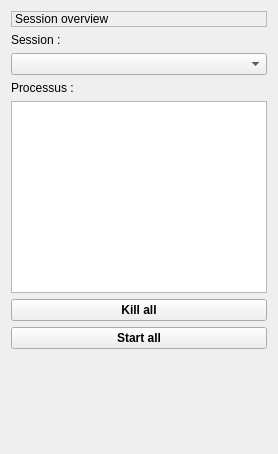
       <widget class="QWidget" name="widget">
        <layout class="QGridLayout" name="gridLayout_14">
         <item row="0" column="0">
          <widget class="QLabel" name="label_17">
           <property name="frameShape">
            <enum>QFrame::StyledPanel</enum>
           </property>
           <property name="text">
            <string>Session overview</string>
           </property>
           <property name="textFormat">
            <enum>Qt::AutoText</enum>
           </property>
           <property name="scaledContents">
            <bool>false</bool>
           </property>
           <property name="wordWrap">
            <bool>false</bool>
           </property>
          </widget>
         </item>
         <item row="1" column="0">
          <widget class="QLabel" name="label_45">
           <property name="text">
            <string>Session :</string>
           </property>
          </widget>
         </item>
         <item row="2" column="0">
          <widget class="QComboBox" name="session_overview_2">
           <property name="sizePolicy">
            <sizepolicy hsizetype="Preferred" vsizetype="Fixed">
             <horstretch>0</horstretch>
             <verstretch>0</verstretch>
            </sizepolicy>
           </property>
           <property name="toolTip">
            <string>Current session</string>
           </property>
          </widget>
         </item>
         <item row="3" column="0">
          <widget class="QLabel" name="label_46">
           <property name="text">
            <string>Processus :</string>
           </property>
          </widget>
         </item>
         <item row="4" column="0">
          <widget class="QListWidget" name="programs_overview_2">
           <property name="sizePolicy">
            <sizepolicy hsizetype="Expanding" vsizetype="Expanding">
             <horstretch>0</horstretch>
             <verstretch>0</verstretch>
            </sizepolicy>
           </property>
           <property name="minimumSize">
            <size>
             <width>0</width>
             <height>0</height>
            </size>
           </property>
           <property name="maximumSize">
            <size>
             <width>16777215</width>
             <height>16777215</height>
            </size>
           </property>
           <property name="toolTip">
            <string>Programs running (green) and stopped (red)</string>
           </property>
          </widget>
         </item>
         <item row="5" column="0">
          <widget class="QPushButton" name="quick_kill_2">
           <property name="font">
            <font>
             <weight>75</weight>
             <bold>true</bold>
            </font>
           </property>
           <property name="toolTip">
            <string>Kill all running programs</string>
           </property>
           <property name="text">
            <string>Kill all</string>
           </property>
           <property name="icon">
            <iconset>
             <normaloff>icons/process-stop.svg</normaloff>icons/process-stop.svg</iconset>
           </property>
          </widget>
         </item>
         <item row="6" column="0">
          <widget class="QPushButton" name="quick_restart_3">
           <property name="font">
            <font>
             <weight>75</weight>
             <bold>true</bold>
            </font>
           </property>
           <property name="toolTip">
            <string>Kill &amp; restart all programs</string>
           </property>
           <property name="text">
            <string>Start all</string>
           </property>
           <property name="icon">
            <iconset>
             <normaloff>icons/media-playback-start.svg</normaloff>icons/media-playback-start.svg</iconset>
           </property>
          </widget>
         </item>
         <item row="7" column="0">
          <spacer name="verticalSpacer_9">
           <property name="orientation">
            <enum>Qt::Vertical</enum>
           </property>
           <property name="sizeHint" stdset="0">
            <size>
             <width>20</width>
             <height>94</height>
            </size>
           </property>
          </spacer>
         </item>
        </layout>
       </widget>
